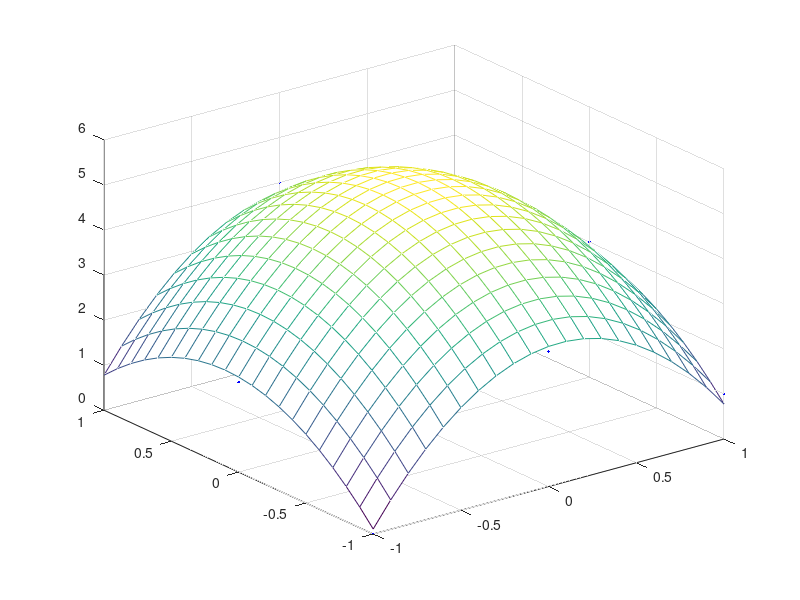

The MATLAB source for this figure:
% Konsta Keski-Mattinen 27.3.2021

clear
close all

%Ax=b

data = [1,-1,-1, 0;
        2,-1, 0, 2;
        3,-1, 1, 1;
        4, 0,-1, 3;
        5, 0, 0, 5;
        6, 0, 1, 4;
        7, 1,-1, 1;
        8, 1, 0, 3;
        9, 1, 1, 1];

x=data(:,2);
y=data(:,3);
z=data(:,4);

% luodaan matriisi V
V=[ones(size(x)), x, y, x+(y.^2), x.^2, y.^2];

% Ma=b
% V'Va=V'z
% a=inv(V'*V)V'z

det=det(V'*V)
% nolla joten voidaan käyttää laskenta tapaa
temp = rref([V'*V, V'*z])
a= temp(:,end)

%plottailua


[xplot, yplot] = meshgrid(-1:0.1:1, -1:0.1:1);
zplot = @(x,y) a(1)+a(2)*x+a(3)*y+a(4)*(x+(y.^2))+a(5)*x.^2+a(6)*y.^2;
zr=zplot(xplot, yplot);

figure();

mesh(xplot, yplot, zr); hold on
plot3(x,y,z, 'b.'); hold on

grid on